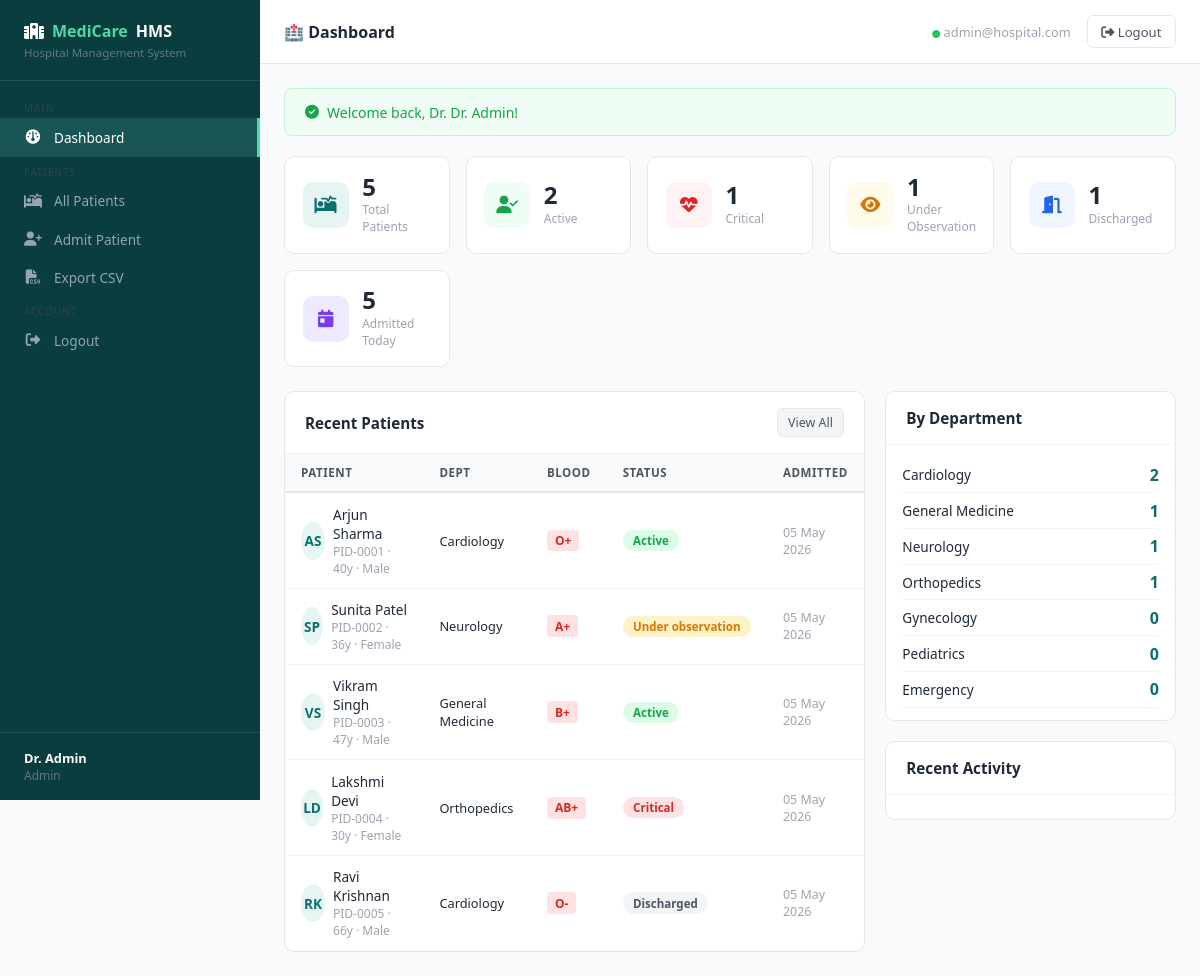
The app's page /dashboard (signed in) with its own data.
### tables this page shows
CREATE TABLE IF NOT EXISTS patients (
    id INT AUTO_INCREMENT PRIMARY KEY,
    patient_id VARCHAR(20) NOT NULL UNIQUE,
    first_name VARCHAR(100) NOT NULL,
    last_name VARCHAR(100) NOT NULL,
    date_of_birth DATE NOT NULL,
    gender ENUM('male','female','other') NOT NULL,
    blood_group ENUM('A+','A-','B+','B-','AB+','AB-','O+','O-','Unknown') DEFAULT 'Unknown',
    phone VARCHAR(20) NOT NULL,
    email VARCHAR(150) DEFAULT NULL,
    address TEXT DEFAULT NULL,
    city VARCHAR(100) DEFAULT NULL,
    state VARCHAR(100) DEFAULT NULL,
    emergency_contact_name VARCHAR(100) DEFAULT NULL,
    emergency_contact_phone VARCHAR(20) DEFAULT NULL,
    department_id INT DEFAULT NULL,
    assigned_doctor_id INT DEFAULT NULL,
    status ENUM('active','discharged','critical','under_observation') DEFAULT 'active',
    photo VARCHAR(255) DEFAULT NULL,
    notes TEXT DEFAULT NULL,
    admitted_at TIMESTAMP DEFAULT CURRENT_TIMESTAMP,
    discharged_at TIMESTAMP NULL DEFAULT NULL,
    created_by INT DEFAULT NULL,
    created_at TIMESTAMP DEFAULT CURRENT_TIMESTAMP,
    updated_at TIMESTAMP DEFAULT CURRENT_TIMESTAMP ON UPDATE CURRENT_TIMESTAMP,
    FOREIGN KEY (department_id) REFERENCES departments(id) ON DELETE SET NULL,
    FOREIGN KEY (assigned_doctor_id) REFERENCES users(id) ON DELETE SET NULL,
    FOREIGN KEY (created_by) REFERENCES users(id) ON DELETE SET NULL,
    FULLTEXT INDEX ft_patient (first_name, last_name, patient_id, phone, city)
);

CREATE TABLE IF NOT EXISTS departments (
    id INT AUTO_INCREMENT PRIMARY KEY,
    name VARCHAR(100) NOT NULL UNIQUE,
    description TEXT DEFAULT NULL,
    created_at TIMESTAMP DEFAULT CURRENT_TIMESTAMP
);

### controllers/PatientController.php (called while the page is built, shortened)
<?php
class PatientController {
    private Patient $model;
    private PDO     $db;
    public function __construct() { $this->model=new Patient(); $this->db=Database::getInstance(); }
    public function dashboard(): void {
        $stats   = $this->model->stats();
        $recent  = $this->model->paginate([],1,6)['data'];
        $depts   = $this->db->query(
            "SELECT d.name, COUNT(p.id) as count FROM departments d
             LEFT JOIN patients p ON p.department_id=d.id GROUP BY d.id ORDER BY count DESC"
        )->fetchAll();
        require __DIR__.'/../views/dashboard.php';
    }
}

### middleware/Auth.php (called while the page is built, shortened)
<?php
class Auth {
    public static function check(): bool  { return isset($_SESSION['user_id']); }
    public static function user(): ?array { return $_SESSION['user'] ?? null; }
    public static function role(): string { return $_SESSION['user']['role'] ?? 'receptionist'; }
    public static function isDoctor(): bool { return in_array(self::role(), ['admin','doctor']); }
    public static function canEdit(): bool  { return in_array(self::role(), ['admin','doctor','receptionist']); }
}

### config/app.php (called while the page is built, shortened)
<?php
function getFlash(): ?array {
    $f = $_SESSION['flash']; unset($_SESSION['flash']); return $f;
}
function e(mixed $v): string { return htmlspecialchars((string)($v??''), ENT_QUOTES, 'UTF-8'); }
function calcAge(string $dob): int {
    return (int) (new DateTime($dob))->diff(new DateTime())->y;
}

### models/Patient.php (called while the page is built, shortened)
<?php
class Patient {
    private PDO $db;
    public function __construct() { $this->db = Database::getInstance(); }
    public function paginate(array $f = [], int $page = 1, int $pp = PER_PAGE): array {
        $where = ['1=1']; $params = [];
        $w     = implode(' AND ', $where);
        $sort  = in_array($f['sort'] ?? '', ['first_name','admitted_at','status','patient_id']) ? $f['sort'] : 'admitted_at';
        $order = strtoupper($f['order'] ?? 'DESC') === 'ASC' ? 'ASC' : 'DESC';
        $off   = ($page - 1) * $pp;
        $c = $this->db->prepare("SELECT COUNT(*) FROM patients p WHERE $w");
        $c->execute($params);
        $total = (int)$c->fetchColumn();
        $params[] = $pp; $params[] = $off;
        $stmt = $this->db->prepare(
            "SELECT p.*, CONCAT(p.first_name,' ',p.last_name) as full_name,
                    d.name as dept_name, u.name as doctor_name
             FROM patients p
             LEFT JOIN departments d ON d.id = p.department_id
             LEFT JOIN users u ON u.id = p.assigned_doctor_id
             WHERE $w ORDER BY p.$sort $order LIMIT ? OFFSET ?"
        );
        $stmt->execute($params);
        return ['data'=>$stmt->fetchAll(),'total'=>$total,'per_page'=>$pp,
                'current_page'=>$page,'total_pages'=>(int)ceil($total/$pp)];
    }
    public function stats(): array {
        $s=[]; $db=$this->db;
        $s['total']            = (int)$db->query("SELECT COUNT(*) FROM patients")->fetchColumn();
        $s['active']           = (int)$db->query("SELECT COUNT(*) FROM patients WHERE status='active'")->fetchColumn();
        $s['critical']         = (int)$db->query("SELECT COUNT(*) FROM patients WHERE status='critical'")->fetchColumn();
        $s['discharged']       = (int)$db->query("SELECT COUNT(*) FROM patients WHERE status='discharged'")->fetchColumn();
        $s['under_observation']= (int)$db->query("SELECT COUNT(*) FROM patients WHERE status='under_observation'")->fetchColumn();
        $s['today']            = (int)$db->query("SELECT COUNT(*) FROM patients WHERE DATE(admitted_at)=CURDATE()")->fetchColumn();
        return $s;
    }
}

### config/database.php (called while the page is built, shortened)
<?php
class Database {
    private static ?PDO $instance = null;
    private static array $env = [];
    public static function getInstance(): PDO {
        if (self::$instance === null) {
            $e = self::$env;
            $dsn = "mysql:host={$e['DB_HOST']};port={$e['DB_PORT']};dbname={$e['DB_NAME']};charset=utf8mb4";
            try {
                self::$instance = new PDO($dsn, $e['DB_USER'], $e['DB_PASS'], [
                    PDO::ATTR_ERRMODE            => PDO::ERRMODE_EXCEPTION,
                    PDO::ATTR_DEFAULT_FETCH_MODE => PDO::FETCH_ASSOC,
                    PDO::ATTR_EMULATE_PREPARES   => false,
                ]);
            } catch (PDOException $ex) {
                die('<div style="font-family:sans-serif;padding:2rem;color:#dc2626;">
                    <h2>⚠️ Database Connection Failed</h2>
                    <p>Please check your <strong>.env</strong> file settings.</p>
                    <code>' . htmlspecialchars($ex->getMessage()) . '</code>
                </div>');
            }
        }
        return self::$instance;
    }
    private static function loadEnv(): void {
        $file = __DIR__ . '/../.env';
        if (!file_exists($file)) {
            self::$env = ['DB_HOST'=>'localhost','DB_PORT'=>'3306','DB_NAME'=>'hospital_mgmt','DB_USER'=>'root','DB_PASS'=>''];
            return;
        }
    }
}

### views/dashboard.php (the view, shortened to what this page needs)
<?php $pageTitle='Dashboard'; require __DIR__.'/../partials/header.php'; ?>
<div class="stats-grid">
  <div class="stat-card"><div class="stat-icon si-teal"><i class="fa fa-bed-pulse"></i></div><div><div class="stat-val"><?=$stats['total']?></div><div class="stat-lbl">Total Patients</div></div></div>
  <div class="stat-card"><div class="stat-icon si-green"><i class="fa fa-user-check"></i></div><div><div class="stat-val"><?=$stats['active']?></div><div class="stat-lbl">Active</div></div></div>
  <div class="stat-card"><div class="stat-icon si-red"><i class="fa fa-heart-pulse"></i></div><div><div class="stat-val"><?=$stats['critical']?></div><div class="stat-lbl">Critical</div></div></div>
  <div class="stat-card"><div class="stat-icon si-yellow"><i class="fa fa-eye"></i></div><div><div class="stat-val"><?=$stats['under_observation']?></div><div class="stat-lbl">Under Observation</div></div></div>
  <div class="stat-card"><div class="stat-icon si-blue"><i class="fa fa-door-open"></i></div><div><div class="stat-val"><?=$stats['discharged']?></div><div class="stat-lbl">Discharged</div></div></div>
  <div class="stat-card"><div class="stat-icon si-purple"><i class="fa fa-calendar-day"></i></div><div><div class="stat-val"><?=$stats['today']?></div><div class="stat-lbl">Admitted Today</div></div></div>
</div>
<div style="display:grid;grid-template-columns:2fr 1fr;gap:1.25rem">
  <div class="card">
    <div class="card-header">
      <span class="card-title">Recent Patients</span>
      <a href="<?=BASE_URL?>/patients" class="btn btn-secondary btn-sm">View All</a>
    </div>
    <div class="table-wrap">
      <table>
        <thead><tr><th>Patient</th><th>Dept</th><th>Blood</th><th>Status</th><th>Admitted</th></tr></thead>
        <tbody>
        <?php foreach($recent as $p):?>
        <tr>
          <td>
            <div class="flex items-center gap-2">
              <div class="patient-initials"><?=strtoupper(substr($p['first_name'],0,1).substr($p['last_name'],0,1))?></div>
              <div>
                <div style="font-weight:500"><?=e($p['first_name'].' '.$p['last_name'])?></div>
                <div style="font-size:.75rem;color:var(--gray-400)"><?=e($p['patient_id'])?> · <?=calcAge($p['date_of_birth'])?>y · <?=ucfirst($p['gender'])?></div>
              </div>
            </div>
          </td>
          <td style="font-size:.8rem"><?=e($p['dept_name']??'—')?></td>
          <td><span class="blood"><?=e($p['blood_group'])?></span></td>
          <td><span class="badge badge-<?=$p['status']?>"><?=ucfirst(str_replace('_',' ',$p['status']))?></span></td>
          <td style="font-size:.78rem;color:var(--gray-400)"><?=date('d M Y',strtotime($p['admitted_at']))?></td>
        </tr>
        <?php endforeach;?>
        </tbody>
      </table>
    </div>
  </div>
  <div style="display:flex;flex-direction:column;gap:1.25rem">
    <div class="card">
      <div class="card-header"><span class="card-title">By Department</span></div>
      <div class="card-body" style="padding:.75rem 1rem">
        <?php foreach($depts as $d):?>
        <div style="display:flex;justify-content:space-between;align-items:center;padding:.4rem 0;border-bottom:1px solid var(--gray-100)">
          <span style="font-size:.85rem"><?=e($d['name'])?></span>
          <strong style="color:var(--primary)"><?=$d['count']?></strong>
        </div>
        <?php endforeach;?>
      </div>
    </div>
    <div class="card">
      <div class="card-header"><span class="card-title">Recent Activity</span></div>
      <div class="card-body" style="padding:.75rem 1rem">
      </div>
    </div>
  </div>
</div>
<?php require __DIR__.'/../partials/footer.php';?>

### index.php (shortened to what this page needs)
<?php
require_once __DIR__ . '/config/database.php';
require_once __DIR__ . '/config/app.php';
require_once __DIR__ . '/middleware/Auth.php';
require_once __DIR__ . '/models/Patient.php';
require_once __DIR__ . '/controllers/PatientController.php';
$uri    = parse_url($_SERVER['REQUEST_URI'], PHP_URL_PATH);
$uri    = rtrim(preg_replace('#/hospital-mgmt#', '', $uri), '/') ?: '/';
$patient = new PatientController();
if ($uri === '/dashboard') { $patient->dashboard(); exit; }

### views/partials/header.php (shortened to what this page needs)
<!DOCTYPE html>
<html lang="en">
<head>
<link rel="stylesheet" href="https://cdnjs.cloudflare.com/ajax/libs/font-awesome/6.4.0/css/all.min.css">
</head>
<body>
<?php if(Auth::check()): ?>
<?php $cp=parse_url($_SERVER['REQUEST_URI'],PHP_URL_PATH); ?>
<aside class="sidebar">
  <div class="sidebar-brand">
    <h1><i class="fa fa-hospital"></i> <span>MediCare</span> HMS</h1>
    <p>Hospital Management System</p>
  </div>
  <nav class="sidebar-nav">
    <div class="nav-label">Main</div>
    <a href="<?=BASE_URL?>/dashboard" class="nav-item <?=str_contains($cp,'dashboard')?'active':''?>"><i class="fa fa-gauge"></i> Dashboard</a>
    <div class="nav-label">Patients</div>
    <a href="<?=BASE_URL?>/patients" class="nav-item <?=str_contains($cp,'patients')&&!str_contains($cp,'create')?'active':''?>"><i class="fa fa-bed-pulse"></i> All Patients</a>
    <?php if(Auth::canEdit()):?>
    <a href="<?=BASE_URL?>/patients/create" class="nav-item <?=str_contains($cp,'create')?'active':''?>"><i class="fa fa-user-plus"></i> Admit Patient</a>
    <?php endif;?>
    <?php if(Auth::isDoctor()):?>
    <a href="<?=BASE_URL?>/patients/export" class="nav-item"><i class="fa fa-file-csv"></i> Export CSV</a>
    <?php endif;?>
    <div class="nav-label">Account</div>
    <a href="<?=BASE_URL?>/logout" class="nav-item"><i class="fa fa-right-from-bracket"></i> Logout</a>
  </nav>
  <div class="sidebar-footer">
    <div class="sname"><?=e(Auth::user()['name'])?></div>
    <div class="srole"><?=e(Auth::role())?> <?=Auth::user()['specialization']?'· '.e(Auth::user()['specialization']):''?></div>
  </div>
</aside>
<?php endif;?>
<div class="main">
  <header class="header">
    <div class="header-title">🏥 <?=e($pageTitle??'MediCare HMS')?></div>
    <?php if(Auth::check()):?>
    <div class="header-right">
      <span style="font-size:.8rem;color:var(--gray-400)"><i class="fa fa-circle" style="color:#22c55e;font-size:.5rem"></i> <?=e(Auth::user()['email'])?></span>
      <a href="<?=BASE_URL?>/logout" class="btn-logout"><i class="fa fa-right-from-bracket"></i> Logout</a>
    </div>
    <?php endif;?>
  </header>
  <div class="content">
    <?php $flash=getFlash(); if($flash):?>
    <div class="flash flash-<?=e($flash['type'])?>"><i class="fa fa-<?=$flash['type']==='success'?'check-circle':'exclamation-circle'?>"></i> <?=e($flash['message'])?></div>
    <?php endif;?>

### views/partials/footer.php
  </div>
</div>
</body>
</html>

### records on screen
patients: first_name+last_name "AS", first_name+last_name "Arjun Sharma", patient "PID-0001", date_of_birth "40", gender "Male", department.name "Cardiology", blood_group "O+", status "Active", admitted_at "05 May 2026"
patients: first_name+last_name "SP", first_name+last_name "Sunita Patel", patient "PID-0002", date_of_birth "36", gender "Female", department.name "Neurology", blood_group "A+", status "Under observation", admitted_at "05 May 2026"
patients: first_name+last_name "VS", first_name+last_name "Vikram Singh", patient "PID-0003", date_of_birth "47", gender "Male", department.name "General Medicine", blood_group "B+", status "Active", admitted_at "05 May 2026"
patients: first_name+last_name "LD", first_name+last_name "Lakshmi Devi", patient "PID-0004", date_of_birth "30", gender "Female", department.name "Orthopedics", blood_group "AB+", status "Critical", admitted_at "05 May 2026"
patients: first_name+last_name "RK", first_name+last_name "Ravi Krishnan", patient "PID-0005", date_of_birth "66", gender "Male", department.name "Cardiology", blood_group "O-", status "Discharged", admitted_at "05 May 2026"

### other values on screen
Auth::user()['name'] "Dr. Admin"
Auth::role() "Admin"
$pageTitle "Dashboard"
Auth::user()['email'] "admin@hospital.com"
$flash['message'] "Welcome back, Dr. Dr. Admin!"
$stats['total'] "5"
$stats['active'] "2"
$stats['critical'] "1"
$stats['under_observation'] "1"
$stats['discharged'] "1"
$stats['today'] "5"
$d['name'] "Cardiology"
$d['count'] "2"
$d['name'] "General Medicine"
$d['count'] "1"
